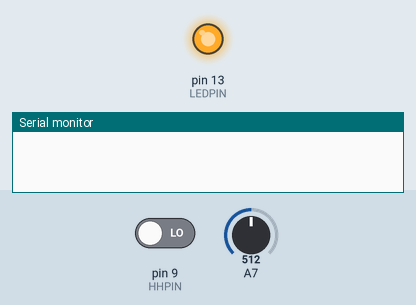
Bench run of a sketch on a simulated Arduino Mega 2560, built with avr-gcc and run on an emulated ATmega2560. Parts: output pins drawn as LEDs (lit = HIGH), the last lines printed to the serial monitor. The inputs (shaded band) are chosen by the test bench; at power-on: pin 9 (HHPIN) LOW, A7 = 512. Pins used as bus, display or sensor lines are not drawn.

Above: at 0.1 s.
At 9.2 s:
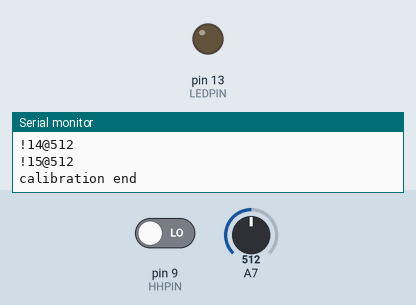
9.3 s: pin 9 (HHPIN) driven HIGH
10.8 s: A7 set to 523
At 11.8 s:
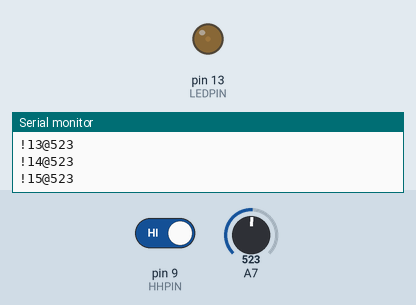
Timing chart, 0 to 13.8 s (numbered marks = the images above; inputs shaded):
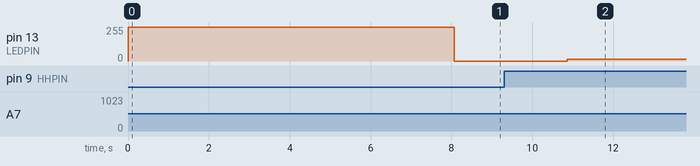

Measured:
- after the input at 10.8 s, pin 13 (LEDPIN): 0/255 → 12/255 after 0.06 s

The sketch:

ardrum.ino
```cpp
// (licence header left out)
#define DRUMZ 16
#define DRUMNAMELENGTH 10

#define RESISTORS 1 // 0 = use builtin pullups for analogue ports
#define LEDPIN     13     // status LED pin
#define HHPIN  9
#define HIHAT 97 // note for the pedal
#define SENSITIVITY 69 // sensitivity potentiometer
#define PIEZOTHRESHOLD    27 // default analog threshold, was 13
#define FMT DEC
// #define PINS 1 // ???
#define MUXERS 1          // amount of 74hc4067
#define MUXCOUNT 16		  // 4067 has 16 i/o ports
#define SPEED 115200 // (31250, 57600, 115200 etc)
#define DEBUG 1
#define MIDICHAN  0xa // chan 10 for drums
// http://www.arduino.cc/en/Reference/AnalogReference
#define ADREF DEFAULT // DEFAULT INTERNAL INTERNAL1V1 INTERNAL2V56 EXTERNAL
// pulldowns now 22k

char LeDrumz[DRUMZ][DRUMNAMELENGTH];
/*
void pullemup();
// void initialize_da_crap(); // done in setup()
*/
int sensorMax, hatstate, val, i, j, k, index;
int sensornoise[MUXERS * MUXCOUNT + 1];

//Mux control pins
int s0 = 5;
int s1 = 6;
int s2 = 7;
int s3 = 8;

//Mux in "SIG" pin // 23-27
int SIG_pin = 23; // A0 ?
int SENS_pin = 24; // A1 ??
int global_sensitivity, sensipot;

/* setup and calibrate */
void setup() {
  analogReference(ADREF);
  pinMode(s0, OUTPUT);
  pinMode(s1, OUTPUT);
  pinMode(s2, OUTPUT);
  pinMode(s3, OUTPUT);
  pinMode(LEDPIN, OUTPUT);
  pinMode(HHPIN, INPUT); // input is default

  if( RESISTORS == 0) pullemup();

  digitalWrite(s0, LOW);
  digitalWrite(s1, LOW);
  digitalWrite(s2, LOW);
  digitalWrite(s3, LOW);
  digitalWrite(LEDPIN,HIGH);
  digitalWrite(HHPIN,LOW);
  Serial.begin(SPEED);
  initialize_da_crap();
  sensorMax = 0;
  delay(50);
  for(i = 0; i < MUXERS ; i++) {
    for(k = 0; k < MUXCOUNT ; k ++){
      index = (i * MUXCOUNT )+ k;
      val = readMux(k);
      sensornoise[index] = val;
/*      if (sensornoise[index] > sensorMax) {
        sensorMax = sensornoise[index];
      } */
      delay(500);
      if(DEBUG > 0){
//        Serial.print("sensorMax: ");
//        Serial.println(sensorMax);
        debugprint(index, val);
//        Serial.println("sensornoise:");
//        debugprint(index, sensornoise[index]);
      }
    }
    hatstate = digitalRead(HHPIN);
    digitalWrite(LEDPIN,LOW);
/*    global_sensitivity = analogRead(SENS_pin);
    if(DEBUG > 0) {
      Serial.println("sensi: ");
      debugprint(SENSITIVITY, global_sensitivity);
    } */
  }
  if(DEBUG > 0)
    Serial.println("calibration end");
}

/* ------------------- */
void loop() {
  // Loop through each piezo and send data
  // on the serial output if the force exceeds the threshold
  int fuzz = 5;
  int lo = 0;
  int hi = 0;
  for(i = 0; i < MUXERS ; i++) {
    for(k = 0; k < MUXCOUNT ; k ++){
      index = (i * MUXCOUNT ) + k;
      val = readMux(k);
      if(( val > sensornoise[index]) && (val > PIEZOTHRESHOLD)) {
        digitalWrite(LEDPIN,HIGH);
        if(DEBUG > 0){
          debugprint(index, val);
        }
        else {
          out_fo_real(index, val);
        }
        digitalWrite(LEDPIN,LOW);
        delay(6);
      }
    }
    // delay(1);
  }
// toggle output of hihat pedal
// deactivated for not having the other hardware here - attraktor 20110827
/* rectivated using a smaller pcb 20110919 */

  val = digitalRead(HHPIN);
  if(val == hatstate){
    // noting
  } else {
    hatstate = val;
    if(DEBUG > 0){
        debugprint(HIHAT, val);
        Serial.print("hatstate: ");
        Serial.println(hatstate);
        //delay(400);
      }
      else {
        out_fo_real(HIHAT, val);
      }
    } /* */
    // other non-muxed inputs
    // sensitivity pot
/*    val = analogRead(SENSITIVITY);
    lo = val - fuzz;
    hi = val + fuzz;
    sensipot = constrain(val, lo, hi);
    if(DEBUG > 0){
      Serial.print("val: ");
      Serial.println(val);
      Serial.print("sensipot: ");
      Serial.println(sensipot);
      Serial.print("sensornoise: ");
      Serial.println(sensipot);
      delay(2000);
    }
    if(val == sensipot){
      // noting
    } else {
      Serial.println("change");
      if(sensipot < PIEZOTHRESHOLD) {
        // nope
        if(DEBUG > 0)
          debugprint(SENSITIVITY, sensipot);
      } else {
        global_sensitivity = sensipot;
        // adjust sensitivity
//        for(i = 0; i < MUXCOUNT ; i ++){
//            sensornoise[i] = global_sensitivity;
//        }
      }
    } */
}

void noteOn(byte cmd, byte data1, byte data2) {
   Serial.print(cmd, BYTE);
   Serial.print(data1, BYTE);
   Serial.print(data2, BYTE);
}


int readMux(int channel){
  int controlPin[] = { s0, s1, s2, s3 };

  int muxChannel[16][4]={
    { 0,0,0,0  } , //channel 0
    { 1,0,0,0  } , //channel 1
    { 0,1,0,0  } , //channel 2
    { 1,1,0,0  } , //channel 3
    { 0,0,1,0  } , //channel 4
    { 1,0,1,0  } , //channel 5
    { 0,1,1,0  } , //channel 6
    { 1,1,1,0  } , //channel 7
    { 0,0,0,1  } , //channel 8
    { 1,0,0,1  } , //channel 9
    { 0,1,0,1  } , //channel 10
    { 1,1,0,1  } , //channel 11
    { 0,0,1,1  } , //channel 12
    { 1,0,1,1  } , //channel 13
    { 0,1,1,1  } , //channel 14
    { 1,1,1,1  }   //channel 15
  };

  //loop through the 4 sig
  for(int i = 0; i < 4; i ++){
    digitalWrite(controlPin[i], muxChannel[channel][i]);
  }

  //read the value at the SIG pin
  int val = analogRead(SIG_pin);
  if(DEBUG > 0){
    delay(1);
  }
  return val;
}


void debugprint(int index, int val) {
  Serial.print("!");
  Serial.print(index);
  //Serial.print(LeDrumz[index]);
  Serial.print("@");
  Serial.println(val);
}

void out_fo_real(int index, int val) {
  Serial.write("!");
  Serial.write(index);
  Serial.write("@");
  Serial.write(val);
}

void initialize_da_crap () {
// connection order
        strcpy(LeDrumz[0],"bd");
        strcpy(LeDrumz[1],"hh1");
        strcpy(LeDrumz[2],"hh2");
        strcpy(LeDrumz[3],"sd1");
        strcpy(LeDrumz[4],"sd2");
        strcpy(LeDrumz[5],"sd3");
        strcpy(LeDrumz[6],"ride1");
        strcpy(LeDrumz[7],"ride2");
        strcpy(LeDrumz[8],"crash1");
        strcpy(LeDrumz[9],"crash2");
        strcpy(LeDrumz[10],"crash3");
        strcpy(LeDrumz[11],"rasen1");
        strcpy(LeDrumz[12],"rasen2");
        strcpy(LeDrumz[13],"cow");
        strcpy(LeDrumz[14],"tom1");
        strcpy(LeDrumz[15],"tom2");
}

void pullemup () {
 // this should help if no pullup resistors were present
 digitalWrite(A0, HIGH);
 digitalWrite(A1, HIGH);
 digitalWrite(A2, HIGH);
 digitalWrite(A3, HIGH);
 digitalWrite(A4, HIGH);
 digitalWrite(A5, HIGH);
}

int changed(int globalvar, int testval){
    if( globalvar != testval){
        return(1);
    }else return(0);
}
```
